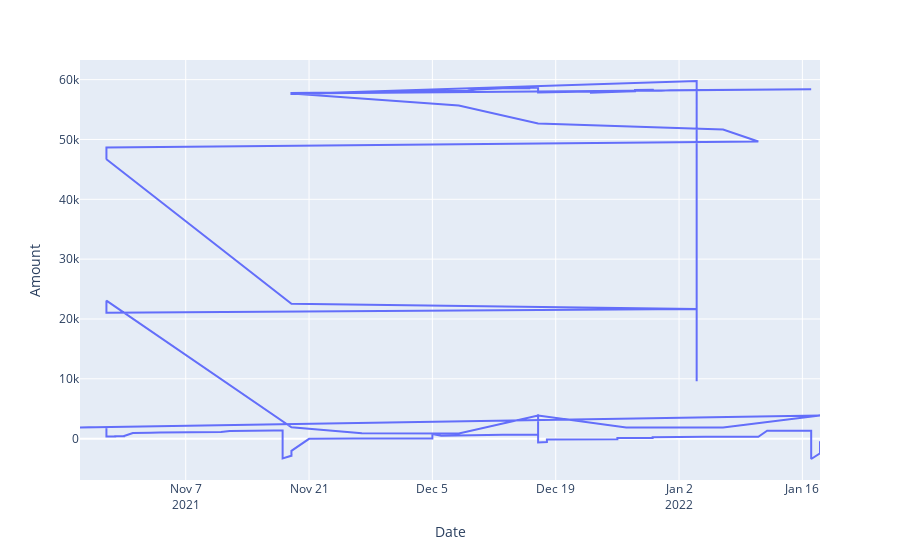

The notebook cell saved with this chart:
### Code cell


### Figure 1 — Plotly figure (JSON) as saved in the notebook; plotly's stock layout.template omitted (floating-point values rounded to 4 significant figures; data arrays with more than 128 entries replaced by an {"elided": "..."} marker saying what was removed)
{"data": [{"hovertemplate": "Date=%{x}<br>Amount=%{y}<extra></extra>", "legendgroup": "", "line": {"color": "#636efa", "dash": "solid"}, "mode": "lines", "name": "", "orientation": "v", "showlegend": false, "type": "scatter", "x": {"elided": "192 str values"}, "xaxis": "x", "y": {"elided": "192 float values"}, "yaxis": "y"}], "layout": {"legend": {"tracegroupgap": 0}, "margin": {"t": 60}, "xaxis": {"anchor": "y", "domain": [0, 1], "title": {"text": "Date"}}, "yaxis": {"anchor": "x", "domain": [0, 1], "title": {"text": "Amount"}}}}
